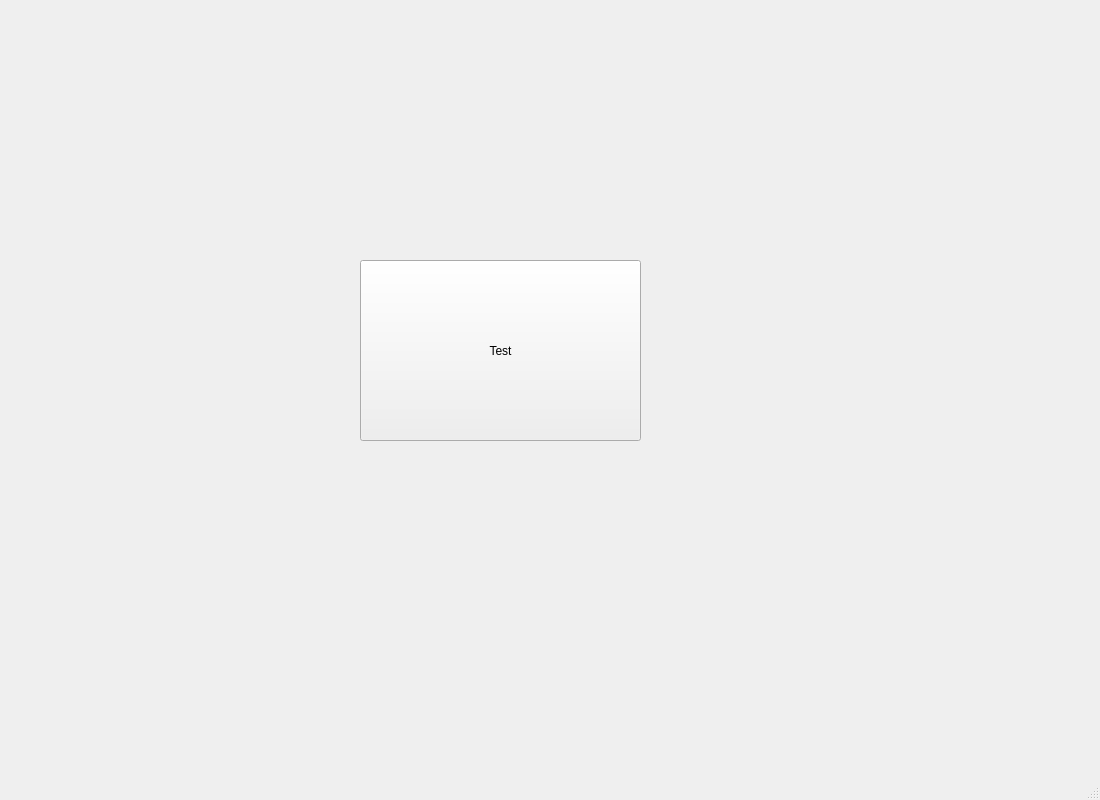
<?xml version="1.0" encoding="UTF-8"?>
<ui version="4.0">
 <class>MainWindow</class>
 <widget class="QMainWindow" name="MainWindow">
  <property name="geometry">
   <rect>
    <x>0</x>
    <y>0</y>
    <width>1100</width>
    <height>800</height>
   </rect>
  </property>
  <property name="sizePolicy">
   <sizepolicy hsizetype="Fixed" vsizetype="Fixed">
    <horstretch>0</horstretch>
    <verstretch>0</verstretch>
   </sizepolicy>
  </property>
  <property name="minimumSize">
   <size>
    <width>1100</width>
    <height>800</height>
   </size>
  </property>
  <property name="maximumSize">
   <size>
    <width>1100</width>
    <height>800</height>
   </size>
  </property>
  <property name="windowTitle">
   <string>MainWindow</string>
  </property>
  <widget class="QWidget" name="centralwidget">
   <widget class="QPushButton" name="pushButton">
    <property name="geometry">
     <rect>
      <x>360</x>
      <y>260</y>
      <width>281</width>
      <height>181</height>
     </rect>
    </property>
    <property name="text">
     <string>Test</string>
    </property>
   </widget>
  </widget>
  <widget class="QMenuBar" name="menubar">
   <property name="geometry">
    <rect>
     <x>0</x>
     <y>0</y>
     <width>1100</width>
     <height>21</height>
    </rect>
   </property>
  </widget>
  <widget class="QStatusBar" name="statusbar"/>
 </widget>
 <resources/>
 <connections/>
</ui>
